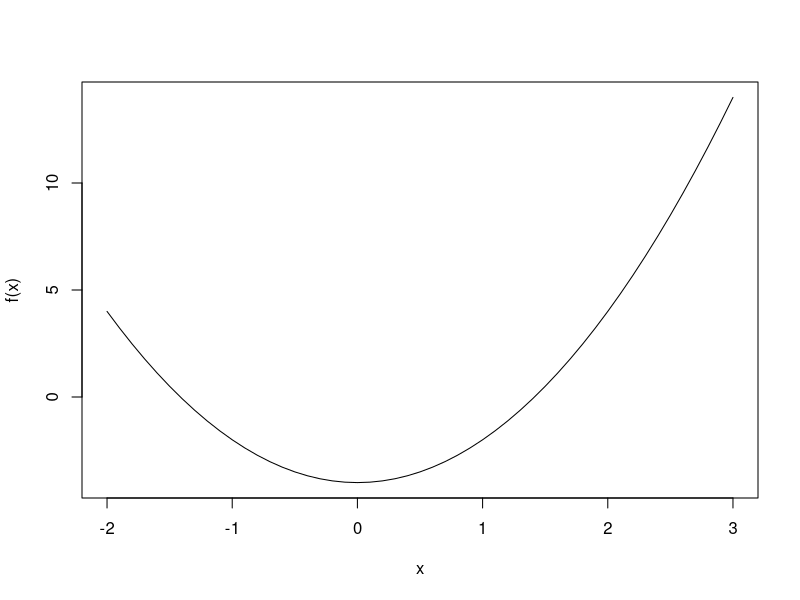
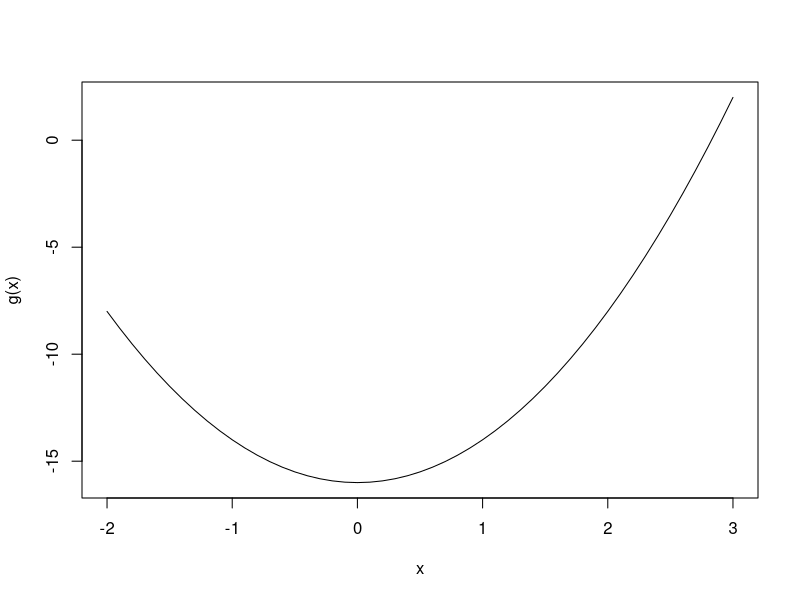
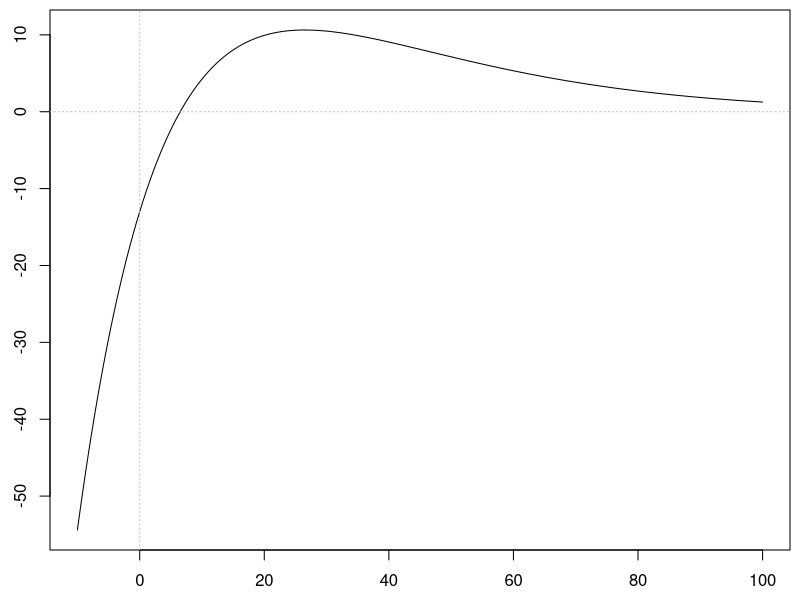
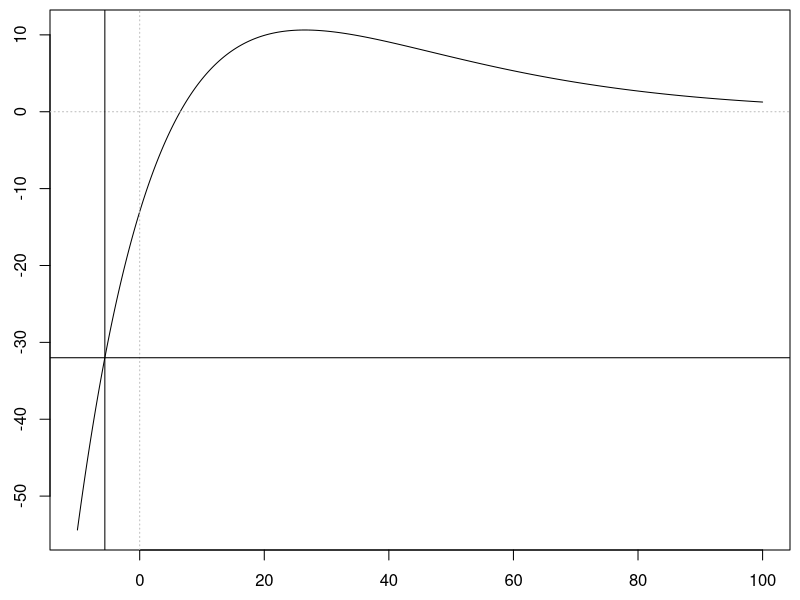

Reproduce these figures in R, in order.
f <- function(x){2*x^2-4}
f(-2)
f(3)

y0 <- 12 #Something between 4 and 14
g <- function(x){f(x)-y0}

#find x0 so that f(x0) = y0
uniroot(g,c(-2,3))$root

#Plots to help us. 
x<-seq(-2,3,0.1)
plot(x,f(x),type="l")

g <- function(x){f(x)-y0}
x<-seq(-2,3,0.1)
plot(x,g(x),type="l")

uniroot(g,c(-2,3))$root





rm(list=ls())
f <- function(x){
  (-13 + 2*x)*exp(-0.05*x)
}
f(-10)
f(100)
x <- seq(-10,100,0.1)
par(mar=c(2.5,2.5,0.5,0.5))
plot(x, f(x), type='l')
abline(h=0,col='gray',lty=3)
abline(v=0,col='gray',lty=3)

uniroot(f,c(-10,100))$root


g <- function(x){f(x)-(-32)}
uniroot(g, c(-10,100))$root

par(mar=c(2.5,2.5,0.5,0.5))
plot(x, f(x), type='l')
abline(h=0,col='gray',lty=3)
abline(v=0,col='gray',lty=3)
abline(v=uniroot(g, c(-10,100))$root)
abline(h=-32)

















f
